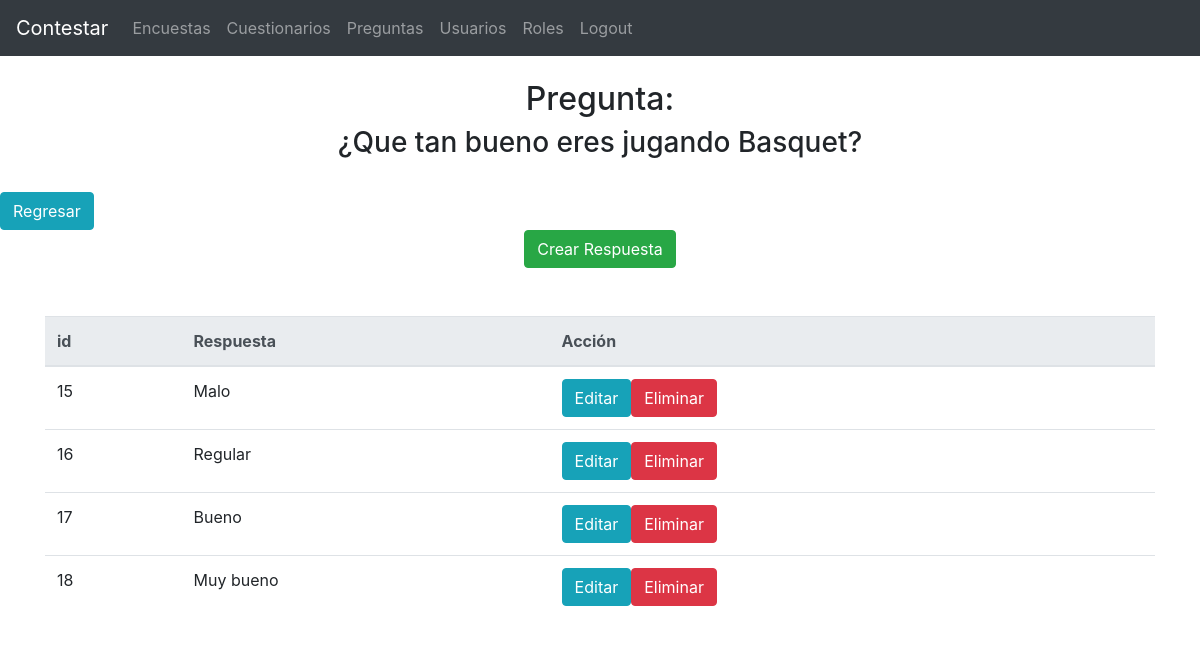
Screenshot of /CodeIgniter/Preguntas/Respuestas/5 with the database file from the repository.
### tables this page shows
CREATE TABLE `pregunta` (
  `idPregunta` int(11) NOT NULL,
  `pregunta` varchar(100) NOT NULL
);

CREATE TABLE `respuesta` (
  `idRespuesta` int(11) NOT NULL,
  `respuesta` varchar(45) NOT NULL,
  `pregunta_idPregunta` int(11) NOT NULL
);

### CodeIgniter/application/controllers/respuestasController.php (called while the page is built, shortened)
<?php
	class RespuestasController extends CI_Controller{
		function __construct(){
			$this->load->model('pregunta_model');
			$this->load->model('respuesta_model');
		}
		function index(){
			$idPregunta = $this->uri->segment(3);
			$dato['respuestas'] = $this->respuesta_model->read($idPregunta);
			$dato['p'] = $this->pregunta_model->get($idPregunta);
			$this->load->view('layouts/header');
			$this->load->view('respuestas/index', $dato);
		}
	}

### CodeIgniter/index.php (called while the page is built, shortened)
<?php
require_once BASEPATH.'core/CodeIgniter.php';

### CodeIgniter/application/models/pregunta_model.php (called while the page is built, shortened)
<?php
	class Pregunta_model extends CI_Model{
		function get($id){
			$this->db->where("idPregunta", $id);
			$query = $this->db->get('pregunta');
			if($query->num_rows() > 0){
				return $query;
			}else{
				return false;
			}
		}
}

### CodeIgniter/application/models/respuesta_model.php (called while the page is built, shortened)
<?php
	class Respuesta_model extends CI_Model{
		function read($idPregunta){
			$this->db->where("pregunta_idPregunta", $idPregunta);
			$query = $this->db->get('respuesta');
			if($query->num_rows() > 0){
				return $query;
			}else{
				return false;
			}
		}
}

### CodeIgniter/application/views/respuestas/index.php (the view, shortened to what this page needs)
		<?php
			$idPregunta = $this->uri->segment(3);
			$crearRespuesta_url = base_url() . "Preguntas/Respuestas/Crear/" . $idPregunta;
			$editarRespuesta_url = base_url() . "Preguntas/Respuestas/Editar";
			$eliminarRespuesta_url = base_url() . "Preguntas/Respuestas/delete/";
            $regresar = base_url() . "Preguntas";
		?>
<div align="center">
			<h2>Pregunta:</h2>
			<h3>
				<?php
		        	foreach ($p->result() as $pe){
		           		echo $pe->pregunta;
	        ?>
			</h3>
		</div>
		<br>
		<div align="start">
		 <a href="<?php echo $regresar?>" >
		<input type="button" name="regresar" value="Regresar" class="btn btn-info">
	    </a>
	</div>
		<div align="center">
			<a href="<?php echo $crearRespuesta_url?>">
            <input class="btn btn-success" type="button" name="" value="Crear Respuesta">
         </a>
		</div>
		<br><br>
		<div class="container">
			<table class="table table-hover">
				<thead class="thead-light">
					<tr>
						<th scope="col">id</th>
						<th scope="col">Respuesta</th>
						<th scope="col">Acción</th>
					</tr>
				</thead>
				<tbody>
					<?php if($respuestas!=null):?>
						<?php foreach ($respuestas->result() as $respuesta) {?>
							<tr>
								<td><?= $respuesta->idRespuesta?></td>
								<td><?= $respuesta->respuesta?></td>
								<td>
									<div class="form-inline">
										<form action="<?php echo $editarRespuesta_url?>" method="POST">
											<input class="btn btn-info" type="submit" name="Editar" value="Editar">
										</form>
										<a href="<?php echo $eliminarRespuesta_url . $respuesta->idRespuesta?>">
											<input class="btn btn-danger" type="button" name="Eliminar" value="Eliminar">
										</a>
									</div>
								</td>
							</tr>
						<?php } ?>
					<?php endif?>
				</tbody>
			</table>
		</div>
		<br>
<?php } ?>
</body>
</html>

### rows the page displays
pregunta: pregunta "¿Que tan bueno eres jugando Basquet?"
respuesta: idRespuesta "15", respuesta "Malo"
respuesta: idRespuesta "16", respuesta "Regular"
respuesta: idRespuesta "17", respuesta "Bueno"
respuesta: idRespuesta "18", respuesta "Muy bueno"
